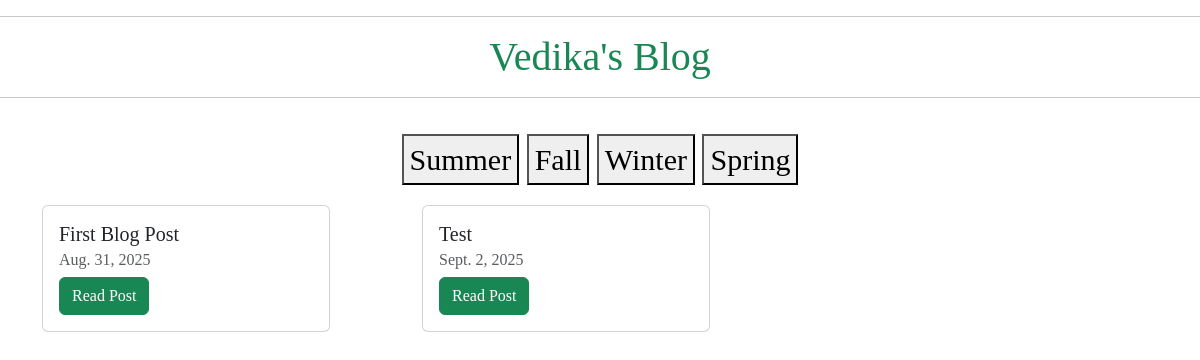
Before: / with the older database file.
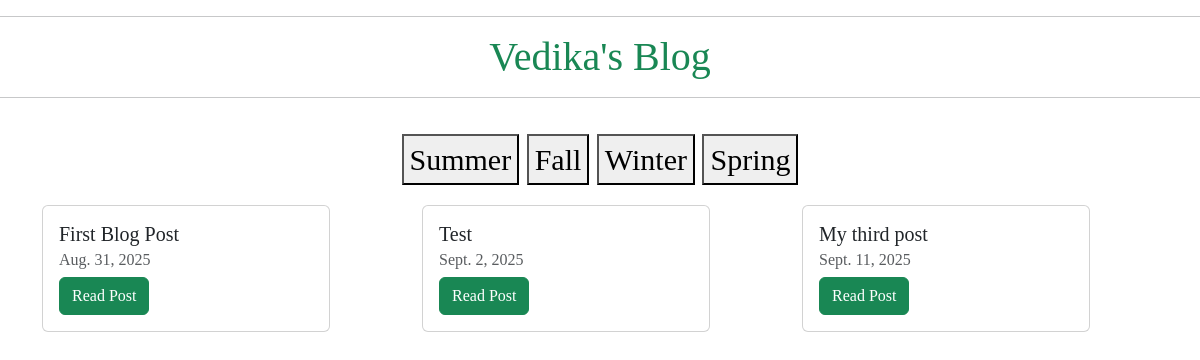
After: the same page with the newer database file.
### pages/models.py (models this page shows)
class Post(models.Model):
    title = models.CharField(max_length=100)
    date = models.DateField()
    content = models.TextField()

### pages/views.py (the view)
# urls.py: 2. Add a URL to urlpatterns:  path('', views.home, name='home')
def home(request):
    posts = Post.objects.all()
    context = {
        "posts": posts
    }
    return render(request, "home.html", context)

### pages/templates/home.html
{% extends 'base.html' %}
{% block content %}
    <div class = "row row-cols-3">
      {% for post in posts %}
        <div class="col">
          <div class="card" style="width: 18rem;">
            <div class="card-body">
            <h5 class="card-title">{{post.title}}</h5>
            <h6 class="card-subtitle mb-2 text-body-secondary"> {{post.date}}</h6>
            <a href = "{% url 'detail' post.pk %}" class="card-link btn btn-success">Read Post</a>
            </div>
          </div>
        </div>
    {% endfor %}
    </div>
{% endblock %}

### pages/templates/base.html (shortened to what this page needs)
{% load static %}
<!DOCTYPE html>
<html lang="en" id="htmlPage">
  <head>
    <link href="https://cdn.jsdelivr.net/npm/bootstrap@5.3.8/dist/css/bootstrap.min.css" rel="stylesheet">
    <link id="theme" rel="stylesheet" href="{% static 'style.css' %}">
  </head>
  <body>
    <div class="container1">
    <hr>
    <a href = "{% url 'home' %}" class="link-underline link-underline-opacity-0"><h1 class = "text-center text-success">Vedika's Blog</h1></a>
    <hr>
    <header>
      <div>
        <button onclick="toggleTheme('summer.css')">Summer</button>
        <button onclick="toggleTheme('fall.css')">Fall</button>
        <button onclick="toggleTheme('winter.css')">Winter</button>
        <button onclick="toggleTheme('spring.css')">Spring</button>
      </div>
    </header>
    <div class="cloud">
      <div class = "container">
    {% block content %}{% endblock %}
      </div>
    </div>
  </div>
  </body>
</html>

### pages/static/style.css (style rules this page uses)
body { font-family:monaco; }
header { text-align:center; font-size:30px; padding:20px; }

Changed rows visible on the page:
added Post: title "My third post", date "Sept. 11, 2025"
